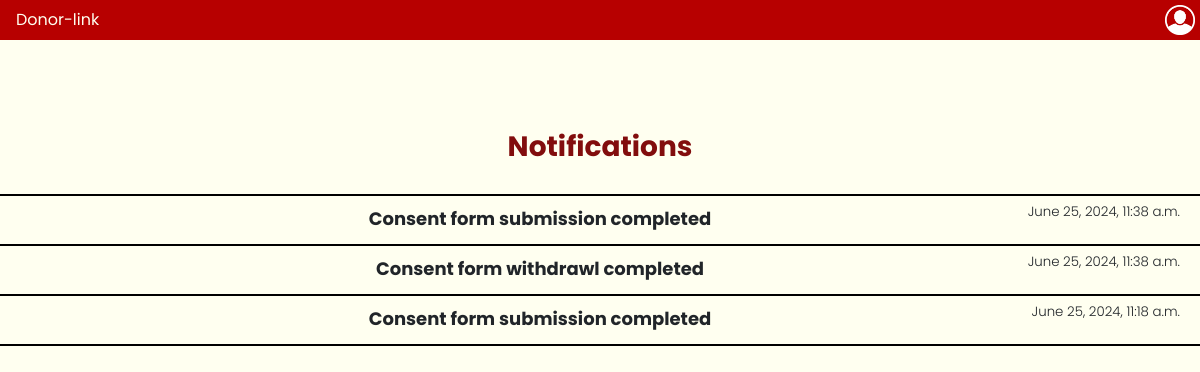
Page /notifications (signed in) on the earlier database version.
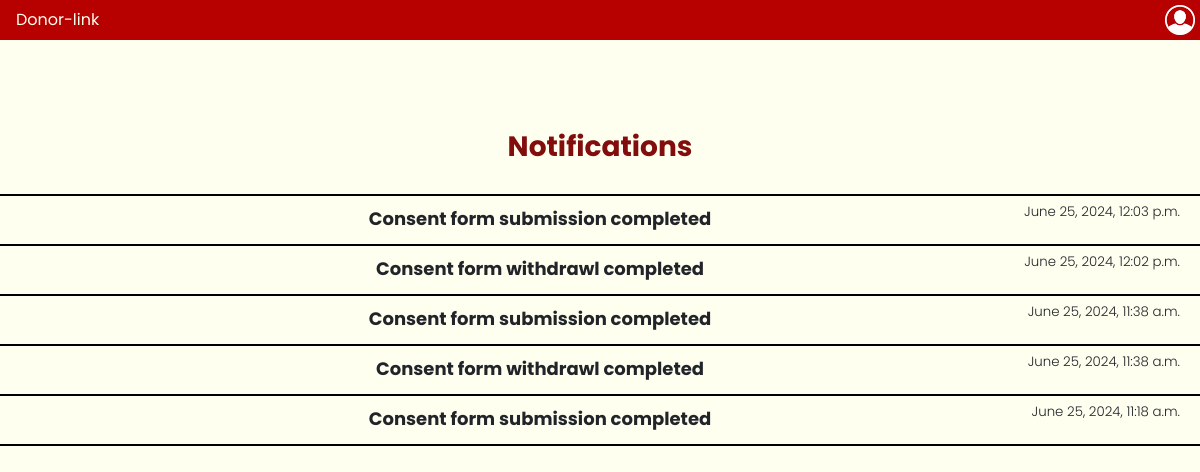
Same page on the later database version.
### login/models.py (models this page shows)
class Notification(models.Model):
    ndonor = models.ForeignKey(Donor,on_delete=models.CASCADE)
    nbank = models.ForeignKey(Bloodbank,null=True,on_delete=models.CASCADE)
    message = models.CharField(max_length=200)
    time = models.DateTimeField(auto_now_add=True)
    reason = models.CharField(max_length=200,default = None,null=True)
    certificate = models.CharField(max_length=100,default = None,null=True)

### login/views.py (the view)
# urls.py: path("notifications",views.notifications,name="notifications"),
def notifications(request):
    user = get_user(request)
    notification = Notification.objects.filter(ndonor = user.donor).order_by('-time')
    return render(request,"notifications.html",{
        "notifications":notification
    })

### login/templates/notifications.html (shortened to what this page needs)
{% load static %}
<!DOCTYPE html>
<html lang="en">
<head>
    <link rel="stylesheet" href="https://stackpath.bootstrapcdn.com/bootstrap/4.4.1/css/bootstrap.min.css"
>
    <link rel="stylesheet" href="{% static 'style_notifications.css' %}">
</head>
<body>
    <ul class="nav">
        <li class="nav-item">
            <a class="nav-link" href="{% url 'home' %}">Donor-link</a>
        </li>
        <div class="right">
            <li class="nav-item">
                <img id="profile" src="{% static 'images/profile.png' %}" width="40" height="40">
            </li>
        </div>
    </ul>
    <h3>Notifications</h3>
    {% if notifications %}
    <div id="ddiv">
        {% for notif in notifications %}
            {% if notif.certificate is None %}
            <div id="row">
                <li>{{ notif.message }}</li>
                <p id="tym">{{ notif.time }}</p>
            </div>
            {% endif %}
        {% endfor %}
    </div>
    {% else %}
        <p id="perror"> No Notifications Present </p>
    {% endif %}
</body>
</html>

### login/static/style_notifications.css (style rules this page uses)
body { background-color: ivory; }
* { margin: 0; padding: 0; font-family: 'poppins',sans-serif; }
.nav { background-color:#b70000; justify-content: space-between; }
.nav-item a { color: ivory; }
.right li { display: inline-block; }
img { border: solid rgb(34, 32, 32) 1px; box-shadow: 0 0 10px black; object-fit: contain; background-color:rgb(250, 250, 216); transition: width 0.5s ease,height 0.5s ease; }
h3 { text-align: center; margin-bottom: 30px; margin-top: 90px; color: #820d0d; font-weight: bold; }
#profile { cursor:pointer; background-color: #b70000; padding: 0 5px; border: none; box-shadow: none; }
#ddiv { display: table; border-collapse:collapse ; width: 100%; }
#row { display: table-row; height: 50px; border-bottom: 2px solid black; border-top: 2px solid black; }
#row li { list-style: none; text-align: center; margin-top: 9px; display: flex; flex-direction: column; width: 90%; font-size: large; font-weight:bold }
#tym { margin-right: 20px; text-align: right; font-weight: 300; margin-top: -30px; font-size: smaller; }

Differences in the rows shown:
added Notification: message "Consent form submission completed", time "June 25, 2024, 12:03 p.m."
added Notification: message "Consent form withdrawl completed", time "June 25, 2024, 12:02 p.m."
